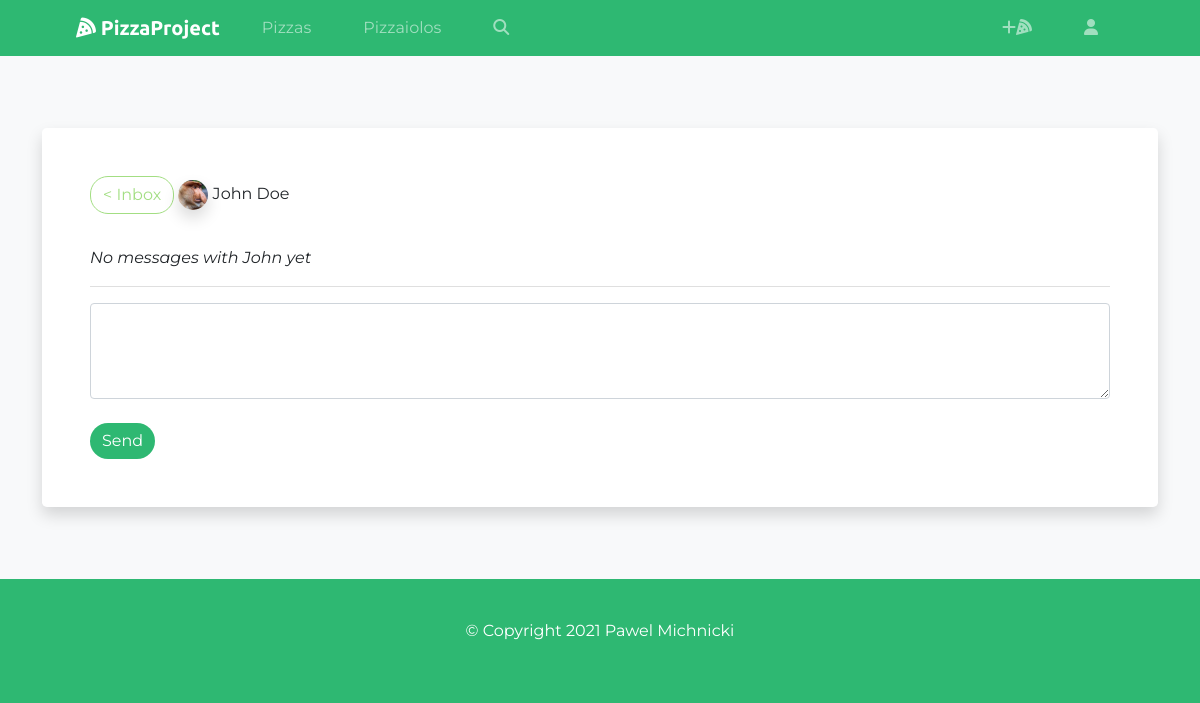
The app's page /pizzaiolos/inbox/3d001ccaebd8499aae68058c10bb1d99/ (signed in) with its own data.
### pizzaiolos/models.py (models this page shows, shortened)
class Pizzaiolo(models.Model):
    user = models.OneToOneField(User, on_delete=models.CASCADE)
    first_name = models.CharField(max_length=200, blank=True, null=True)
    last_name = models.CharField(max_length=200, blank=True, null=True)
    email = models.EmailField(max_length=500, blank=True, null=True)
    username = models.CharField(max_length=200, blank=True, null=True)
    location = models.CharField(max_length=200, blank=True, null=True)
    bio = models.TextField(blank=True, null=True)
    oven = models.CharField(max_length=200, blank=True, null=True)
    mixer = models.CharField(max_length=200, blank=True, null=True)
    profile_img = models.ImageField(null=True, blank=True, upload_to='pizzaiolos/', default='pizzaiolos/user-default.png')
    social_instagram = models.CharField(max_length=200, blank=True, null=True)
    social_facebook = models.CharField(max_length=200, blank=True, null=True)
    created = models.DateTimeField(auto_now_add=True)
    id = models.UUIDField(default=uuid.uuid4, unique=True, primary_key=True, editable=False)
    class Meta:
        ordering = ['last_name']
    @property
    def name(self):
        name_string = f"{self.first_name} {self.last_name}"
        return name_string
    @property
    def unread(self):
        count = int(self.messages.filter(is_read=False).count())
        return count

class Message(models.Model):
    sender = models.ForeignKey(Pizzaiolo, on_delete=models.SET_NULL, null=True)
    recipient = models.ForeignKey(Pizzaiolo, on_delete=models.SET_NULL, null=True, related_name="messages")
    body = models.TextField()
    is_read = models.BooleanField(default=False)
    created = models.DateTimeField(auto_now_add=True)
    id = models.UUIDField(default=uuid.uuid4, unique=True, primary_key=True, editable=False)
    class Meta:
        ordering = ["-created"]

### pizzaiolos/views.py (the view, shortened to what this page needs)
# urls.py: path('inbox/<str:pk>/', views.conversation, name="conversation"),
@login_required(login_url='login')
def conversation(request, pk):
    form = MessageForm()
    recipient = request.user.pizzaiolo
    sender = Pizzaiolo.objects.get(id=pk)
    conversation = Message.objects.filter(Q(sender=sender, recipient=recipient) | Q(sender=recipient, recipient=sender)).order_by('created')
    not_read = recipient.messages.filter(sender=sender, is_read=False)
    if not_read:
        for message in not_read:
            message.is_read = True
            message.save()
    if conversation:
        latest_id = conversation.latest('created').id
    else:
        latest_id = ""
    context = {
        "form": form,
        "sender": sender,
        "conversation": conversation,
        "latest": latest_id,
    }
    return render (request, 'pizzaiolos/message.html', context)

### pizzaiolos/forms.py
class MessageForm(ModelForm):
    class Meta:
        model = Message
        fields = ["body"]
    def __init__(self, *args, **kwargs):
        super(MessageForm, self).__init__(*args, **kwargs)
        for name, field in self.fields.items():
            field.widget.attrs.update({'class': 'form-control'})

### pizzaiolos/templates/pizzaiolos/message.html (shortened to what this page needs)
{% extends 'main.html' %}
{% load static %}
{% block content %}
<div class="container py-5">
<div class="row rounded-row">
    <div class="col-lg-12">
        <div class="h-100 p-5 bg-white rounded-3 shadow">
            <a href="{% url 'inbox' %}" class="btn back-btn">< Inbox</a><a href="{% url 'pizzaiolo' sender.id %}" class="link-dark"> <img src="{{ sender.profile_img.url }}" width="30px" height="30px" class="rounded-circle shadow"/> {{ sender.name }}</a>
            <div class="comment-list overflow-auto" id="comments">
                {% if conversation %}
                    {% for message in conversation %}
                        {% if message.sender != request.user.pizzaiolo  %}
                                <div class="row comment" id="{{ message.id }}">
                                    <div class="col-sm-2 user-photo">
                                        <a href="{% url 'pizzaiolo' message.sender.id %}"><img src="{{ message.sender.profile_img.url }}" width="50px" height="50px" class="rounded-circle shadow"/></a>
                                    </div>
                                    <div class="col-sm-10 rounded-3 p-3 comment-field comment-not-owner">
                                        <p class="comment-date">{{ message.created }}</p>
                                        {{ message.body|linebreaksbr }}
                                    </div>
                                </div>
                        {% else %}
                                <div class="row comment" id="{{ message.id }}">
                                    <div class="col-sm-10 rounded-3 p-3 comment-field comment-owner">
                                        <p class="comment-date">{{ message.created }}</p>
                                        {{ message.body|linebreaksbr }}
                                    </div>
                                    <div class="col-sm-2 user-photo">
                                        <a href="{% url 'pizzaiolo' message.sender.id %}"><img src="{{ message.sender.profile_img.url }}" width="50px" height="50px" class="rounded-circle shadow"/></a>
                                    </div>
                                </div>
                        {% endif %}
                    {% endfor %}
                <div id="latest-message"></div>
                {% else %}
                <em>No messages with {{ sender.first_name }} yet</em>
                {% endif %}
            </div>
            <hr>
            <div class="add-comment" id="send-message">
            <form action="#{{ latest }}" method="POST">
                {% for field in form %}
                    {{ field }}
                {% endfor %}
                <br>
                <input class="btn btn-primary dark-green-btn" type="submit" value="Send"/>
            </form>
            </div>
        </div>
    </div>
</div>
</div>
{% endblock content %}

### static/css/styles.css (style rules this page uses)
html,body,wrapper { width: 100%; height: 100%; margin: 0px; padding: 0px; overflow-x: hidden; }
body { padding-top: 3.5rem; font-family: 'Montserrat'; background-color: #2EB872; }
img { object-fit: cover; }
hr { color: grey; }
.link-dark { text-decoration: none; }
.dark-green-btn { background-color: #2EB872; border: none; color: white; border-radius: 18px; }
.back-btn { color: #A3DE83; border: 1px solid #A3DE83; border-radius: 18px; }
.rounded-row { margin-top: 24px; margin-bottom: 24px; }
.add-comment .form-control { height: 6rem; }
.comment-list { margin-top: 2rem; max-height: 26rem; }

### records on screen
Pizzaiolo: profile_img (picture), name "John Doe", first_name "John"
